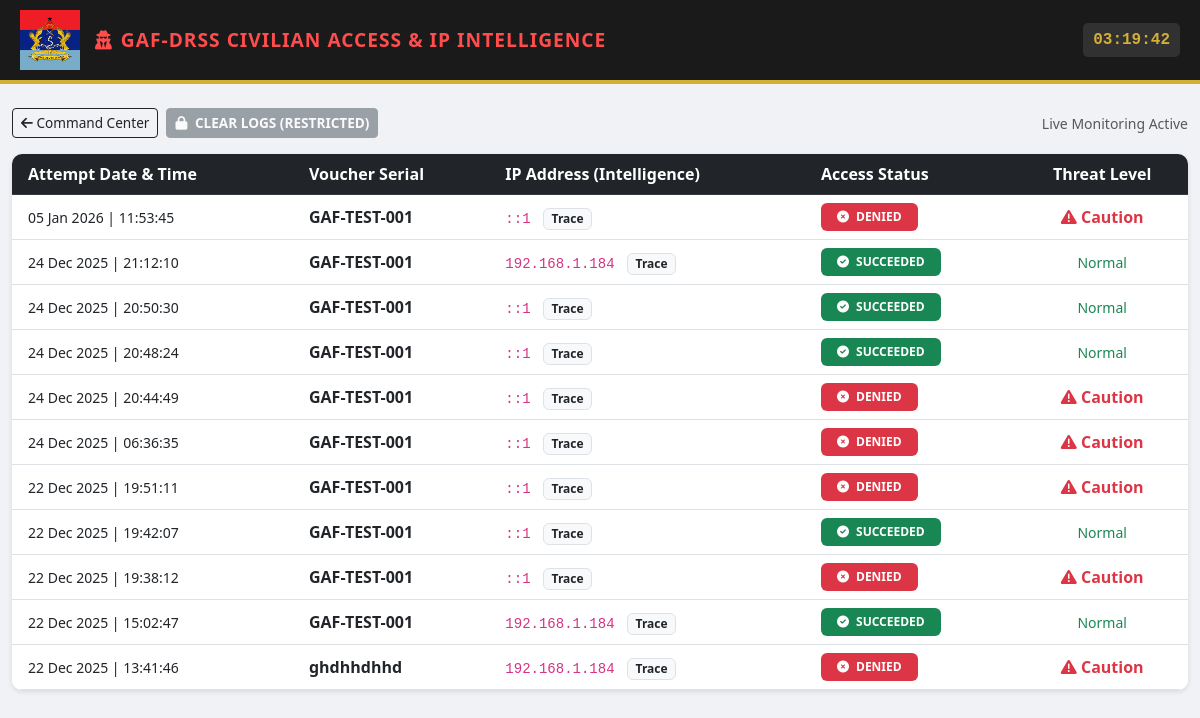
The page /civilian_logs.php (signed in) on the database its author committed.
### tables this page shows
CREATE TABLE `civilian_access_logs` (
  `access_id` int(11) NOT NULL,
  `voucher_serial` varchar(50) DEFAULT NULL,
  `ip_address` varchar(45) DEFAULT NULL,
  `login_status` enum('Succeeded','Denied') NOT NULL,
  `attempt_time` timestamp NOT NULL DEFAULT current_timestamp()
);

### civilian_logs.php (the view, shortened to what this page needs)
<?php
include 'db_connect.php';
$query = "SELECT * FROM civilian_access_logs ORDER BY attempt_time DESC LIMIT 200";
$result = $conn->query($query);
?>
<!DOCTYPE html>
<html lang="en">
<head>
<link href="https://cdn.jsdelivr.net/npm/bootstrap@5.3.0/dist/css/bootstrap.min.css" rel="stylesheet">
<link rel="stylesheet" href="https://cdnjs.cloudflare.com/ajax/libs/font-awesome/6.0.0/css/all.min.css">
</head>
<body>
<div class="sec-header">
    <div class="header-left">
        <a href="dashboard.php">
            <img src="assets/img/GAFB.jpg" class="header-logo" alt="GAF Crest">
        </a>
        <h3 class="header-title">
            <i class="fas fa-user-secret me-2"></i>GAF-DRSS Civilian Access & IP Intelligence
        </h3>
    </div>
    <div id="liveClock">00:00:00</div>
</div>
<div class="container-fluid mt-4">
    <div class="d-flex flex-wrap justify-content-between align-items-center mb-3 gap-2">
        <div class="d-flex flex-wrap gap-2">
            <a href="dashboard.php" class="btn btn-sm btn-outline-dark"><i class="fas fa-arrow-left"></i> Command Center</a>
            <?php if(isset($_SESSION['admin_role']) && $_SESSION['admin_role'] === 'SuperAdmin'): ?>
                <a href="clear_security_logs.php" class="btn btn-sm btn-danger fw-bold"
                   onclick="return confirm('CRITICAL WARNING: This will permanently wipe all civilian access logs. This action is irreversible. Proceed?');">
                    <i class="fas fa-trash-alt me-1"></i> CLEAR ALL LOGS
                </a>
            <?php else: ?>
                <button class="btn btn-sm btn-secondary fw-bold" disabled>
                    <i class="fas fa-lock me-1"></i> CLEAR LOGS (RESTRICTED)
                </button>
            <?php endif; ?>
        </div>
        <div class="text-muted small mt-2 mt-md-0">
            <span class="spinner-grow spinner-grow-sm text-danger me-1"></span> Live Monitoring Active
        </div>
    </div>
    <div class="card table-container border-0">
        <table class="table table-hover align-middle mb-0">
            <thead class="table-dark">
                <tr>
                    <th class="ps-3">Attempt Date & Time</th>
                    <th>Voucher Serial</th>
                    <th>IP Address (Intelligence)</th>
                    <th>Access Status</th>
                    <th class="text-center">Threat Level</th>
                </tr>
            </thead>
            <tbody>
                <?php if($result && $result->num_rows > 0): ?>
                    <?php while($row = $result->fetch_assoc()): ?>
                    <tr>
                        <td class="ps-3 small"><?= date('d M Y | H:i:s', strtotime($row['attempt_time'])) ?></td>
                        <td class="fw-bold"><?= htmlspecialchars($row['voucher_serial']) ?></td>
                        <td>
                            <code><?= $row['ip_address'] ?></code>
                            <a href="https://whois.domaintools.com/<?= $row['ip_address'] ?>" target="_blank" class="ms-2 badge bg-light text-dark text-decoration-none border">Trace</a>
                        </td>
                        <td>
                            <?php if($row['login_status'] == 'Succeeded'): ?>
                                <span class="badge bg-success py-2 px-3"><i class="fas fa-check-circle me-1"></i> SUCCEEDED</span>
                            <?php else: ?>
                                <span class="badge bg-danger py-2 px-3"><i class="fas fa-times-circle me-1"></i> DENIED</span>
                            <?php endif; ?>
                        </td>
                        <td class="text-center">
                            <?php if($row['login_status'] == 'Denied'): ?>
                                <span class="text-danger fw-bold"><i class="fas fa-exclamation-triangle"></i> Caution</span>
                            <?php else: ?>
                                <span class="text-success small">Normal</span>
                            <?php endif; ?>
                        </td>
                    </tr>
                    <?php endwhile; ?>
                <?php else: ?>
                    <tr><td colspan="5" class="text-center py-5 text-muted">No security logs recorded in database.</td></tr>
                <?php endif; ?>
            </tbody>
        </table>
    </div>
</div>
</body>
</html>

### civilian_logs.php (style rules this page uses)
:root { --gaf-olive: #3d4621; --gaf-gold: #d4af37; }
body { background-color: #f0f2f5; font-family: 'Segoe UI', sans-serif; margin: 0; }
.sec-header { background: #1a1a1a; color: #ff4d4d; border-bottom: 4px solid var(--gaf-gold); padding: 10px 20px; display: flex; align-items: center; justify-content: space-between; flex-wrap: wrap; }
.header-left { display: flex; align-items: center; flex-wrap: wrap; }
.header-logo { margin-right: 15px; width: 60px; height: auto; }
.header-title { font-weight: 800; text-transform: uppercase; margin: 5px 0; font-size: 1.2rem; letter-spacing: 1px; }
#liveClock { font-family: 'Courier New', monospace; color: var(--gaf-gold); font-weight: bold; font-size: 1rem; background: rgba(255,255,255,0.1); padding: 5px 10px; border-radius: 5px; }
.table-container { background: white; border-radius: 10px; overflow-x: auto; box-shadow: 0 2px 5px rgba(0,0,0,0.1); }
table { min-width: 700px; }
th, td { white-space: nowrap; }
.btn { font-size: 0.85rem; }

### rows shown on the page
civilian_access_logs: attempt_time "05 Jan 2026 | 11:53:45", voucher_serial "GAF-TEST-001", ip_address "::1", login_status "Denied" (drawn)
civilian_access_logs: attempt_time "24 Dec 2025 | 21:12:10", voucher_serial "GAF-TEST-001", ip_address "192.168.1.184", login_status "Succeeded" (drawn)
civilian_access_logs: attempt_time "24 Dec 2025 | 20:50:30", voucher_serial "GAF-TEST-001", ip_address "::1", login_status "Succeeded" (drawn)
civilian_access_logs: attempt_time "24 Dec 2025 | 20:48:24", voucher_serial "GAF-TEST-001", ip_address "::1", login_status "Succeeded" (drawn)
civilian_access_logs: attempt_time "24 Dec 2025 | 20:44:49", voucher_serial "GAF-TEST-001", ip_address "::1", login_status "Denied" (drawn)
civilian_access_logs: attempt_time "24 Dec 2025 | 06:36:35", voucher_serial "GAF-TEST-001", ip_address "::1", login_status "Denied" (drawn)
civilian_access_logs: attempt_time "22 Dec 2025 | 19:51:11", voucher_serial "GAF-TEST-001", ip_address "::1", login_status "Denied" (drawn)
civilian_access_logs: attempt_time "22 Dec 2025 | 19:42:07", voucher_serial "GAF-TEST-001", ip_address "::1", login_status "Succeeded" (drawn)
civilian_access_logs: attempt_time "22 Dec 2025 | 19:38:12", voucher_serial "GAF-TEST-001", ip_address "::1", login_status "Denied" (drawn)
civilian_access_logs: attempt_time "22 Dec 2025 | 15:02:47", voucher_serial "GAF-TEST-001", ip_address "192.168.1.184", login_status "Succeeded" (drawn)
civilian_access_logs: attempt_time "22 Dec 2025 | 13:41:46", voucher_serial "ghdhhdhhd", ip_address "192.168.1.184", login_status "Denied" (drawn)
